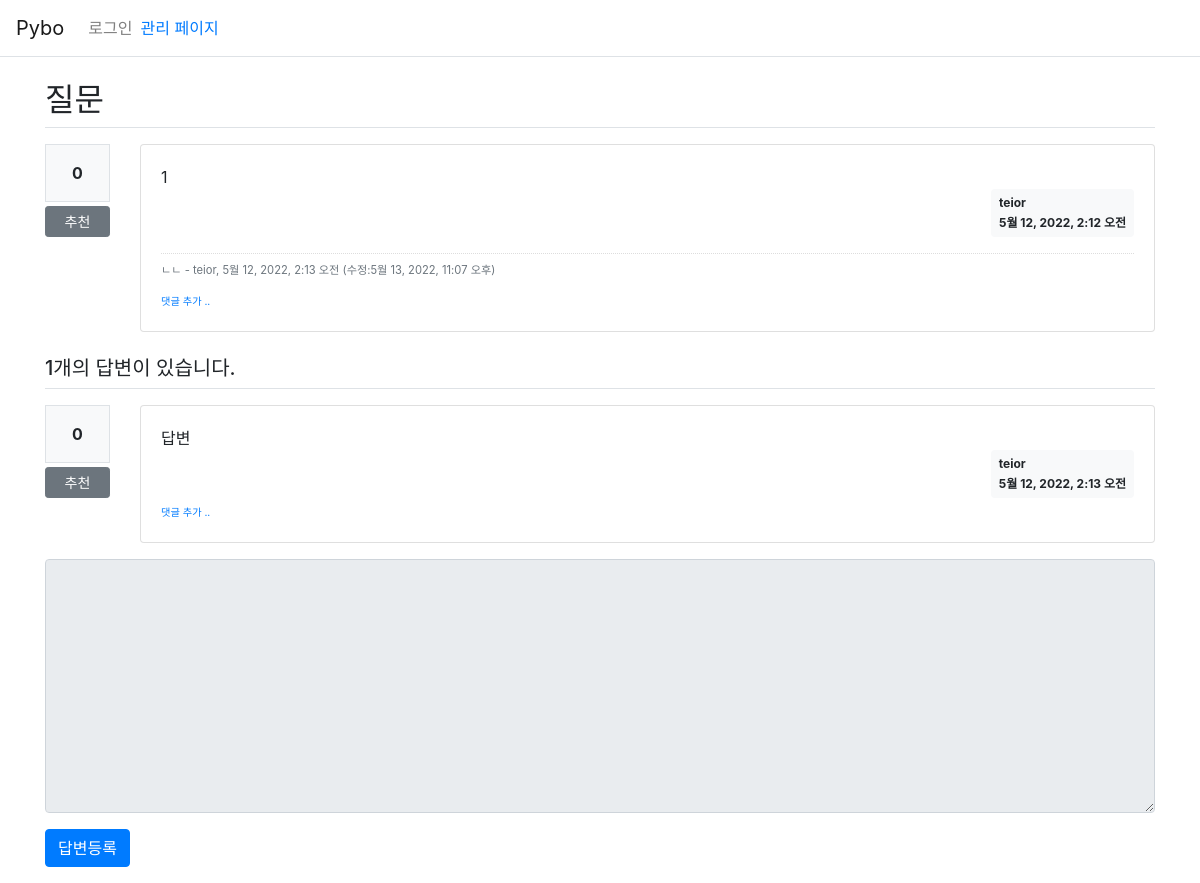
The page /pybo/309/ on the database as committed earlier.
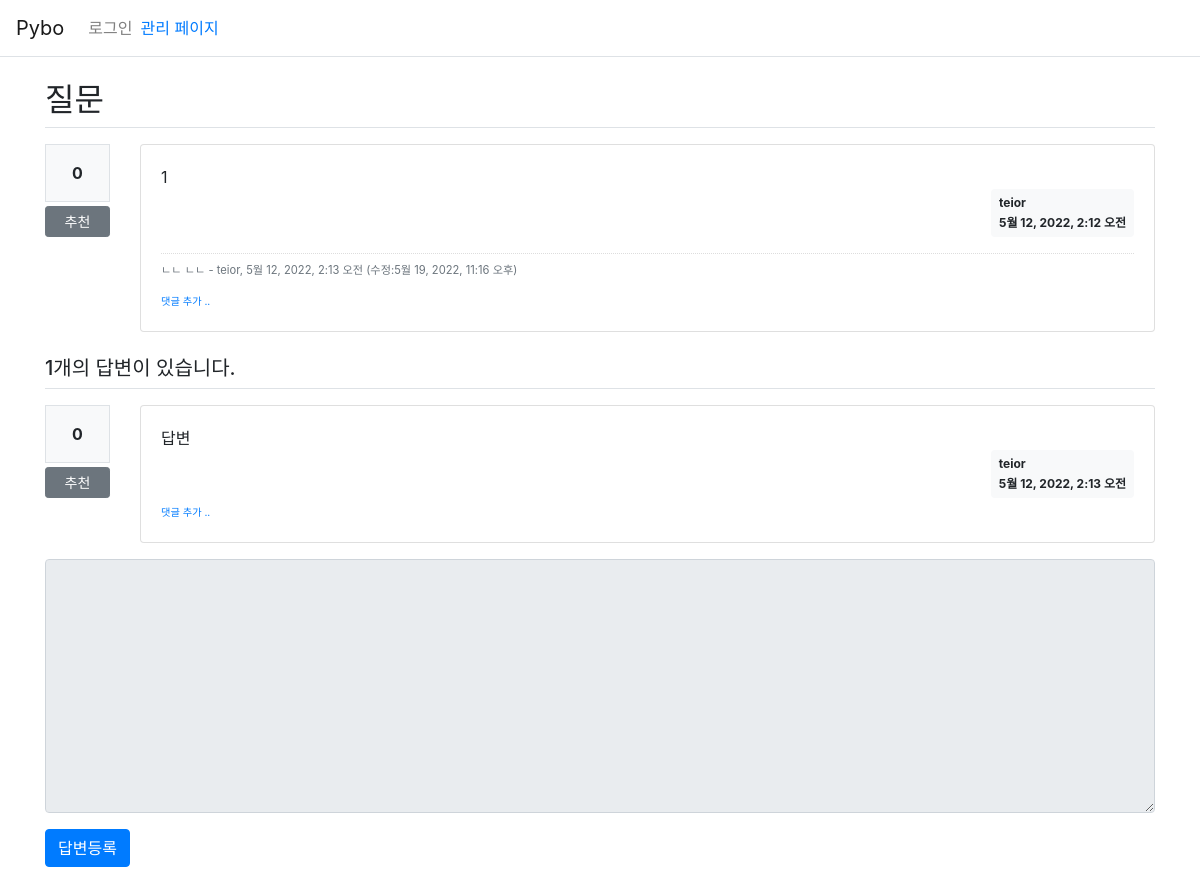
The same page on the database as committed later.
### pybo/models.py (models this page shows)
class Comment(models.Model):
    author = models.ForeignKey(User, on_delete=models.CASCADE)
    content = models.TextField()
    create_date = models.DateTimeField()
    modify_date = models.DateTimeField(null=True, blank=True)
    question = models.ForeignKey(Question, null=True, blank=True, on_delete=models.CASCADE)
    answer = models.ForeignKey(Answer, null=True, blank=True, on_delete=models.CASCADE)

### pybo/views/base_views.py (the view)
# urls.py: path('<int:question_id>/', base_views.detail, name='detail'),
def detail(request, question_id):
    question = get_object_or_404(Question, pk=question_id)
    context = {'question': question}
    return render(request, 'pybo/question_detail.html', context)

### templates/pybo/question_detail.html (shortened to what this page needs)
{% extends 'base.html' %}
{% block content %}
<div class="container my-3">
    <h2 class="border-bottom py-2">{{ question.subject }}</h2>
    <div class="row my-3">
        <div class="col-1">
            <div class="bg-light text-center p-3 border font-weight-bolder mb-1">{{question.voter.count}}</div>
            <a href="#" data-uri="{% url 'pybo:vote_question' question.id  %}"
               class="recommend btn btn-sm btn-secondary btn-block my-1">추천</a>
        </div>
        <div class="col-11">
            <div class="card">
                <div class="card-body">
                    <div class="card-text" style="white-space: pre-line;">{{ question.content }}</div>
                    <div class="d-flex justify-content-end">
                        <div class="badge badge-light p-2 text-left">
                            <div class="mb-2">{{ question.author.username }}</div>
                            <div>{{ question.create_date }}</div>
                        </div>
                    </div>
                    {% if question.comment_set.count > 0 %}
                    <div class="mt-3">
                    {% for comment in question.comment_set.all %}
                        <div class="comment py-2 text-muted">
                            <span style="white-space: pre-line;">{{ comment.content }}</span>
                            <span>
                                - {{ comment.author }}, {{ comment.create_date }}
                                {% if comment.modify_date %}
                                (수정:{{ comment.modify_date }})
                                {% endif %}
                            </span>
                        </div>
                    {% endfor %}
                    </div>
                    {% endif %}
                    <div>
                        <a href="{% url 'pybo:comment_create_question' question.id  %}"
                           class="small"><small>댓글 추가 ..</small></a>
                    </div>
                </div>
            </div>
        </div>
    </div>
    <h5 class="border-bottom my-3 py-2">{{question.answer_set.count}}개의 답변이 있습니다.</h5>
    {% for answer in question.answer_set.all %}
    <div class="row my-3">
        <div class="col-1">
            <div class="bg-light text-center p-3 border font-weight-bolder mb-1">{{answer.voter.count}}</div>
            <a href="#" data-uri="{% url 'pybo:vote_answer' answer.id  %}"
                class="recommend btn btn-sm btn-secondary btn-block my-1">추천</a>
        </div>
        <div class="col-11">
            <div class="card">
                <div class="card-body">
                    <div class="card-text" style="white-space: pre-line;">{{ answer.content }}</div>
                    <div class="d-flex justify-content-end">
                        <div class="badge badge-light p-2 text-left">
                            <div class="mb-2">{{ answer.author.username }}</div>
                            <div>{{ answer.create_date }}</div>
                        </div>
                    </div>
                    <div>
                        <a href="{% url 'pybo:comment_create_answer' answer.id  %}"
                           class="small"><small>댓글 추가 ..</small></a>
                    </div>
                </div>
            </div>
        </div>
    </div>
    {% endfor %}
    <form action="{% url 'pybo:answer_create' question.id %}" method="post" class="my-3">
        <div class="form-group">
            <textarea {% if not user.is_authenticated %}disabled{% endif %}
              name="content" id="content" class="form-control" rows="10"></textarea>
        </div>
        <input type="submit" value="답변등록" class="btn btn-primary">
    </form>
</div>
{% endblock %}

Rows that differ between the two databases and show on the page:
changed Comment "teior": content "ㄴㄴ" → "ㄴㄴ ㄴㄴ"; modify_date "5월 13, 2022, 11:07 오후" → "5월 19, 2022, 11:16 오후"
